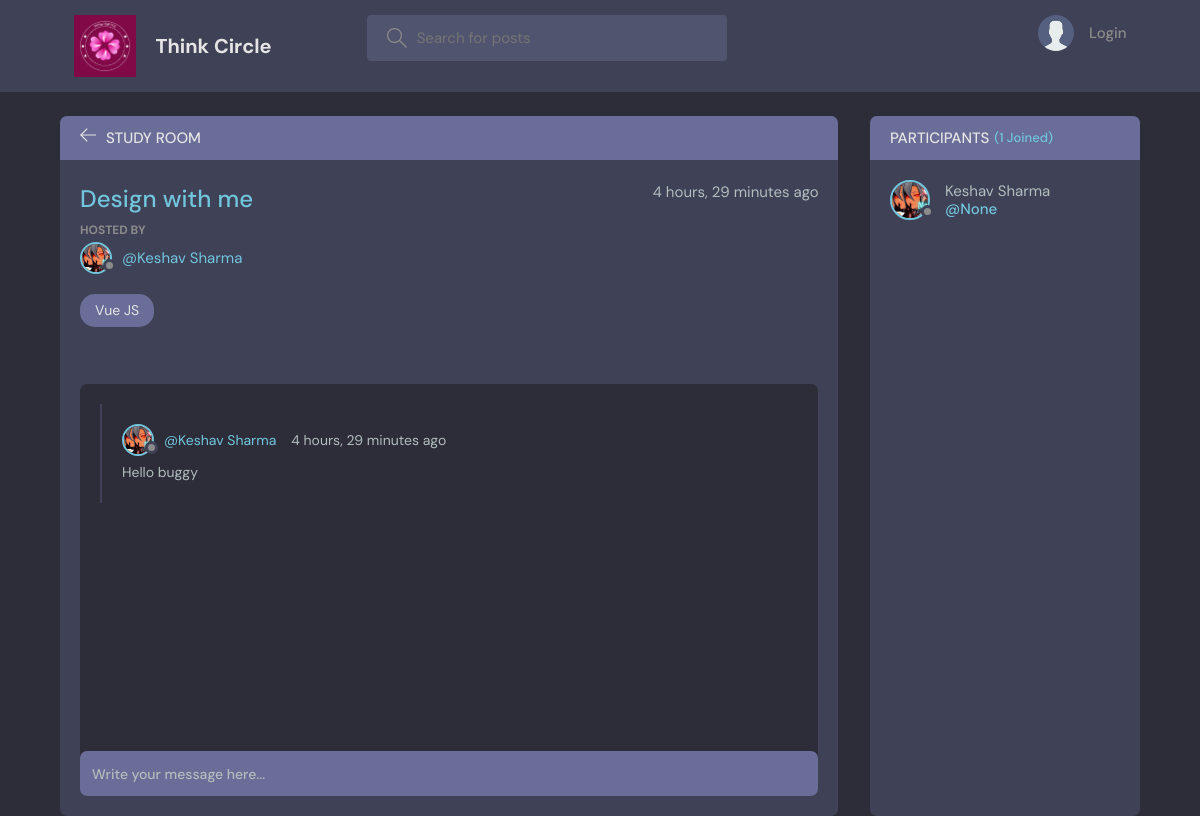
The page /room/23/ on the database its author committed.
### base/models.py (models this page shows, shortened)
class Room(models.Model):
    host = models.ForeignKey(User, on_delete=models.SET_NULL, null=True)
    topic = models.ForeignKey(Topic, on_delete=models.SET_NULL, null=True)
    name = models.CharField(max_length=200)
    description = models.TextField(null=True, blank=True)
    participants = models.ManyToManyField(
        User, related_name='participants', blank=True)
    updated = models.DateTimeField(auto_now=True)
    created = models.DateTimeField(auto_now_add=True)
    class Meta:
        ordering = ['-updated', '-created']

class User(AbstractUser):
    username = None  # Remove default username field
    name = models.CharField(max_length=200, null=True)
    email = models.EmailField(unique=True, null=True)
    bio = models.TextField(null=True)
    avatar = models.ImageField(null=True, default="avatar.svg")
    USERNAME_FIELD = 'email'
    REQUIRED_FIELDS = []  # Don't require username on createsuperuser
    objects = CustomUserManager()

class Topic(models.Model):
    name = models.CharField(max_length=200)
    def __str__(self):
        return self.name

class Message(models.Model):
    user = models.ForeignKey(User, on_delete=models.CASCADE)
    room = models.ForeignKey(Room, on_delete=models.CASCADE)
    body = models.TextField()
    updated = models.DateTimeField(auto_now=True)
    created = models.DateTimeField(auto_now_add=True)
    class Meta:
        ordering = ['-updated', '-created']

### base/views.py (the view, shortened to what this page needs)
# urls.py: path('room/<str:pk>/', views.room, name="room"),
def room(request, pk):
    room = Room.objects.get(id=pk)
    room_messages = room.message_set.all()
    participants = room.participants.all()
    context = {'room': room, 'room_messages': room_messages,
               'participants': participants}
    return render(request, 'base/room.html', context)

### base/templates/base/room.html (shortened to what this page needs)
{% extends 'main.html' %} {% block content %}
<main class="profile-page layout layout--2">
  <div class="container">
    <div class="room">
      <div class="room__top">
        <div class="room__topLeft">
          <a href="{% url 'home' %}">
            <svg
              version="1.1"
              xmlns="http://www.w3.org/2000/svg"
              width="32"
              height="32"
              viewBox="0 0 32 32"
            >
              <title>arrow-left</title>
              <path
                d="M13.723 2.286l-13.723 13.714 13.719 13.714 1.616-1.611-10.96-10.96h27.625v-2.286h-27.625l10.965-10.965-1.616-1.607z"
              ></path>
            </svg>
          </a>
          <h3>Study Room</h3>
        </div>
      </div>
      <div class="room__box scroll">
        <div class="room__header scroll">
          <div class="room__info">
            <h3>{{room.name}}</h3>
            <span>{{room.created|timesince}} ago</span>
          </div>
          <div class="room__hosted">
            <p>Hosted By</p>
            <a
              href="{% url 'user-profile' room.host.id %}"
              class="room__author"
            >
              <div class="avatar avatar--small">
                <img src="{{room.host.avatar.url}}" />
              </div>
              <span>@{{room.host.name}}</span>
            </a>
          </div>
          <span class="room__topics">{{room.topic}}</span>
        </div>
        <div class="room__conversation">
          <div class="threads scroll">
            {% for message in room_messages %}
            <div class="thread">
              <div class="thread__top">
                <div class="thread__author">
                  <a
                    href="{% url 'user-profile' message.user.id %}"
                    class="thread__authorInfo"
                  >
                    <div class="avatar avatar--small">
                      <img src="{{message.user.avatar.url}}" />
                    </div>
                    <span>@{{message.user.name}}</span>
                  </a>
                  <span class="thread__date"
                    >{{message.created|timesince}} ago</span
                  >
                </div>
              </div>
              <div class="thread__details">{{message.body}}</div>
            </div>
            {% endfor %}
          </div>
        </div>
      </div>
      <div class="room__message">
        <form action="" method="POST">
          <input name="body" placeholder="Write your message here..." />
        </form>
      </div>
    </div>
    <div class="participants">
      <h3 class="participants__top">
        Participants <span>({{participants.count}} Joined)</span>
      </h3>
      <div class="participants__list scroll">
        {% for user in participants %}
        <a href="{%  url 'user-profile' user.id %}" class="participant">
          <div class="avatar avatar--medium">
            <img src="{{user.avatar.url}}" />
          </div>
          <p>
            {{user.name}}
            <span>@{{user.username}}</span>
          </p>
        </a>
        {% endfor %}
      </div>
    </div>
  </div>
</main>
{% endblock content %}

### rows shown on the page
Room: name "Design with me", created "4 hours, 29 minutes", host.avatar (picture), host.name "Keshav Sharma", topic "Vue JS"
Message: user.avatar (picture), user.name "Keshav Sharma", created "4 hours, 29 minutes", body "Hello buggy"
User: avatar (picture), name "Keshav Sharma", username "None"

### other values the page prints
{{ participants.count }} "1"
